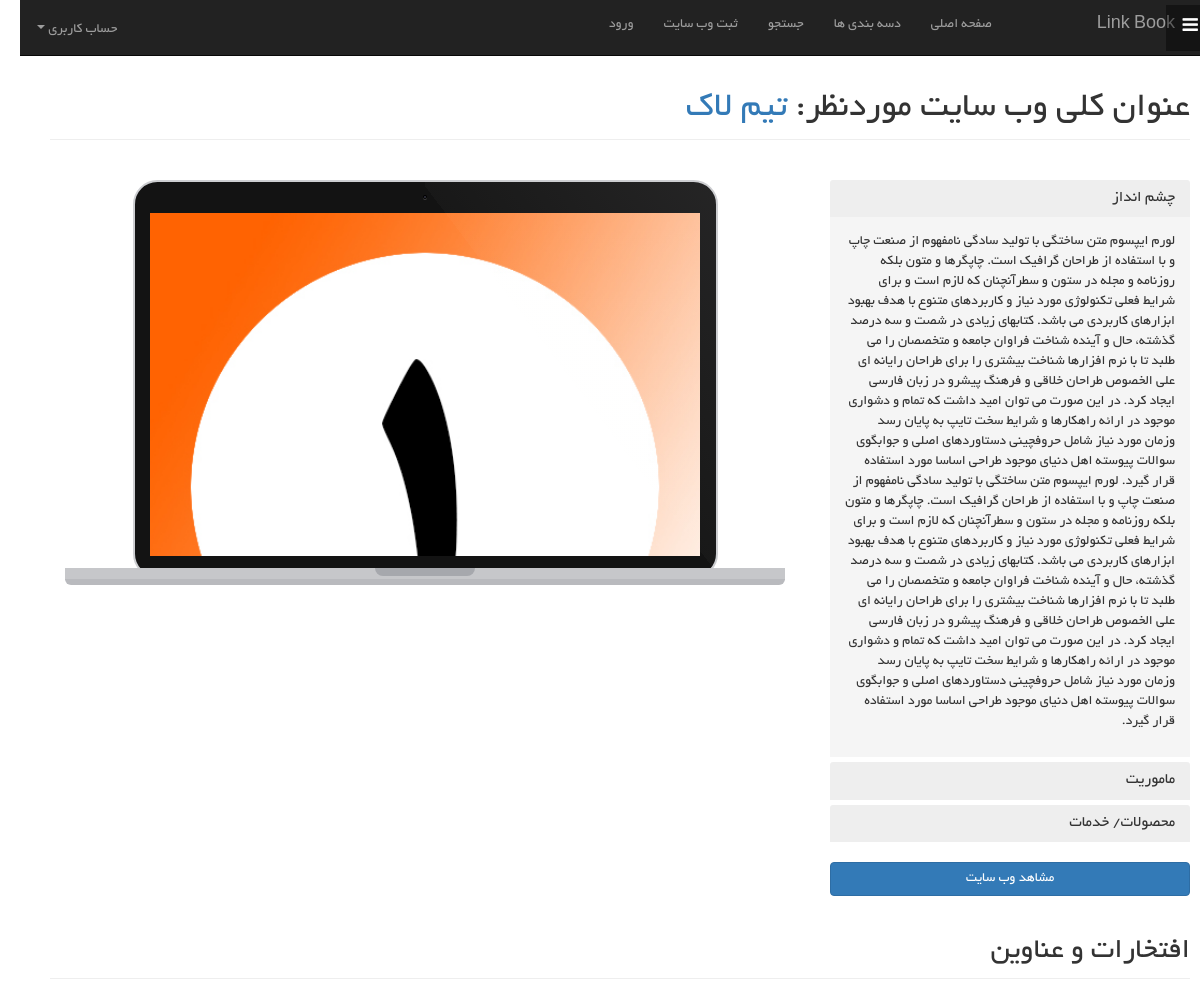
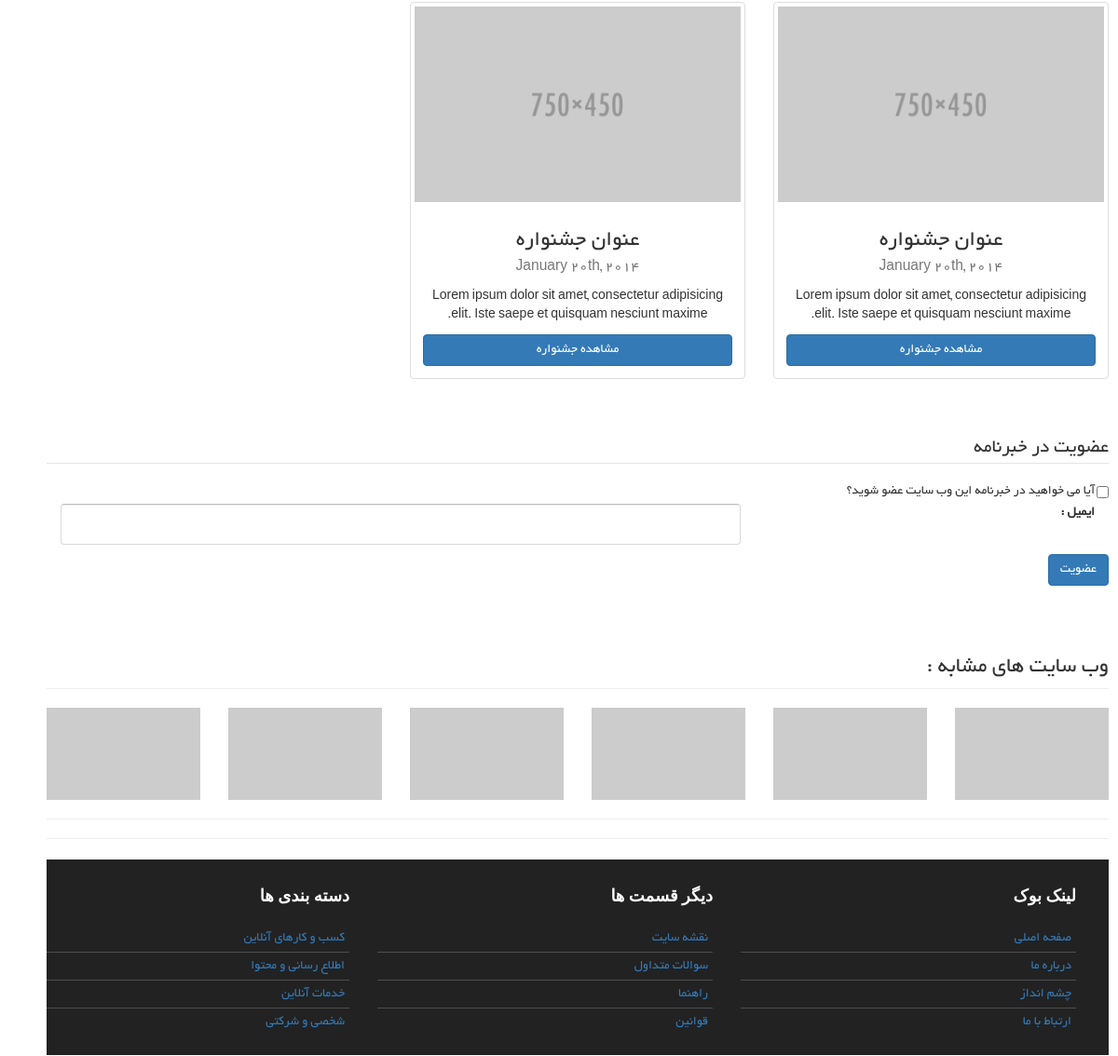
/Websitepage3, run on the app's committed database (2 pictures, top to bottom).
### WebCastle/models.py (models this page shows, shortened)
class Webpage(Model):
    user = ForeignKey(User, null=False)
    title = CharField(max_length=100)
    vision = TextField()
    mission = TextField()
    service_product = TextField()
    Webpage_logo = FileField(upload_to='Webpagelogo/%Y/%m/%d')
    Webpage_url = URLField()

### WebCastle/views.py (the view)
# urls.py: url(r'^Websitepage3$', Websitepage3, name='Websitepage3'),
def Websitepage3(request, webtitle="تیم لاک "):
    webcontext = get_object_or_404(Webpage, title=webtitle)
    return render(request, 'websitepage3.html', {"webcontext": webcontext})

### WebCastle/templates/Websitepage3.html (shortened to what this page needs)
<!DOCTYPE html>
<html lang="fa" dir="rtl">
<head>
    <link href="../static/css/bootstrap.css" rel="stylesheet">
    <link href="../static/css/style.css" rel="stylesheet">
    <link href="../static/font-awesome/css/font-awesome.min.css" rel="stylesheet" type="text/css">
</head>
<body>
<nav class="navbar navbar-inverse navbar-fixed-top" role="navigation">
    <a id="menu-toggle" href="#" class="btn btn-dark btn-lg toggle"><i class="fa fa-bars"></i></a>
    <ul class="nav navbar-nav navbar-left">
        <li class="dropdown"><a href="#" class="dropdown-toggle pull-left toggle" data-toggle="dropdown">حساب کاربری
            <b class="caret"></b></a>
        </li>
    </ul>
    <div class="container">
        <div class="navbar-header">
            <a class="navbar-brand" href="index">Link Book</a>
        </div>
        <div class="collapse navbar-collapse" id="bs-example-navbar-collapse-1">
            <ul class="nav navbar-nav navbar-right">
                <li>
                    <a href="index">صفحه اصلی</a>
                </li>
                <li>
                    <a href="all-Category"> دسه بندی ها </a>
                </li>
                <li>
                    <a href="#search">جستجو</a>
                </li>
                <li>
                    <a href="#" data-toggle="modal" data-target="#Register-modal"> ثبت وب سایت </a>
                </li>
                <li>
                    <a href="#" data-toggle="modal" data-target="#login-modal">ورود</a>
                </li>
            </ul>
        </div>
    </div>
</nav>
<div class="container">
    <div class="row">
        <div class="col-lg-12">
            <h1 class="page-header">عنوان کلی وب سایت موردنظر:
                <a href={{ webcontext.Webpage_url }}>{{ webcontext.title }}</a>
            </h1>
        </div>
    </div>
     <br>
    <div class="row">
        <div class="col-md-4">
            <div class="panel-group" id="accordion" role="tablist" aria-multiselectable="true">
                <div class="panel panel-default">
                    <span class="side-tab" data-target="#tab1" data-toggle="tab" role="tab" aria-expanded="false">
                        <div class="panel-heading" role="tab" id="headingOne" data-toggle="collapse"
                             data-parent="#accordion" href="#collapseOne" aria-expanded="true"
                             aria-controls="collapseOne">
                            <h4 class="panel-title">چشم انداز</h4>
                        </div>
                    </span>
                    <div id="collapseOne" class="panel-collapse collapse in" role="tabpanel"
                         aria-labelledby="headingOne">
                        <div class="panel-body">
                            <p>{{ webcontext.vision }} </p>
                        </div>
                    </div>
                </div>
                <div class="panel panel-default">
                    <span class="side-tab" data-target="#tab2" data-toggle="tab" role="tab" aria-expanded="false">
                        <div class="panel-heading" role="tab" id="headingTwo" data-toggle="collapse"
                             data-parent="#accordion" href="#collapseTwo" aria-expanded="false"
                             aria-controls="collapseTwo">
                            <h4 class="panel-title collapsed">ماموریت</h4>
                        </div>
                    </span>
                </div>
                <div class="panel panel-default">
                    <span class="side-tab" data-target="#tab3" data-toggle="tab" role="tab" aria-expanded="false">
                        <div class="panel-heading" role="tab" id="headingThree" class="collapsed" data-toggle="collapse"
                             data-parent="#accordion" href="#collapseThree" aria-expanded="false"
                             aria-controls="collapseThree">
                            <h4 class="panel-title">محصولات/ خدمات </h4>
                        </div>
                    </span>
                </div>
            </div>
            <a class="btn btn-md btn-primary btn-block" href="{{ webcontext.Webpage_url }}">مشاهد وب سایت</a>
        </div>
        <div class="col-md-8">
            <div class="md-macbook-pro md-glare">
                <div class="md-lid">
                    <div class="md-camera"></div>
                    <div class="md-screen">
                        <div class="tab-featured-image">
                            <div class="tab-content">
                                <div class="tab-pane  in active" id="tab1">
                                    <img class="img-responsive" src="{{ webcontext.Webpage_logo.url }}"
                                         alt="{{ webcontext.Webpage_logo.url }}">
                                </div>
                            </div>
                        </div>
                    </div>
                </div>
                <div class="md-base"></div>
            </div>
        </div>
    </div>
    <div class="row">
        <div class="col-lg-12">
            <h2 class="page-header">افتخارات و عناوین</h2>
        </div>
        <div class="col-md-4 text-center">
            <div class="thumbnail">
                <img class="img-responsive" src="../static/img/Festival.png" alt="">
                <div class="caption">
                    <h3>عنوان جشنواره<br>
                        <small>
                            <time datetime="2014-01-20">January 20th, 2014</time>
                        </small>
                    </h3>
                    <p>Lorem ipsum dolor sit amet, consectetur adipisicing elit. Iste saepe et quisquam nesciunt
                        maxime.</p>
                    <a class="btn btn-md btn-primary btn-block" href="#"> مشاهده جشنواره </a>
                </div>
            </div>
        </div>
        <div class="col-md-4 text-center">
            <div class="thumbnail">
                <img class="img-responsive" src="../static/img/Festival.png" alt="">
                <div class="caption">
                    <h3>عنوان جشنواره<br>
                        <small>
                            <time datetime="2014-01-20">January 20th, 2014</time>
                        </small>
                    </h3>
                    <p>Lorem ipsum dolor sit amet, consectetur adipisicing elit. Iste saepe et quisquam nesciunt
                        maxime.</p>
                    <a class="btn btn-md btn-primary btn-block" href="#"> مشاهده جشنواره </a>
                </div>
            </div>
        </div>
    </div>
    <br>
    <br>
    <div class="row">
        <div class="col-lg-12">
            <form method="post" role="form">
                <fieldset>
                    <legend>عضویت در خبرنامه</legend>
                    <label for="subscribe" class="checkbox-inline">
                        <input name="subscribe" type="checkbox" value="subscribe" data-toggle="collapse"
                               data-target="#email">
                        ... آیا می خواهید در خبرنامه این وب سایت عضو شوید؟</label>
                    <div class="form-group collapse in" id="email">
                        <label for="email" class="col-sm-4">ایمیل :</label>
                        <div class="col-sm-8">
                            <input type="email" name="userEmail" class="form-control">
                        </div>
                    </div>
                    <div class="form-group">
                        <button type="submit" class="btn btn-primary">عضویت</button>
                    </div>
                </fieldset>
            </form>
        </div>
    </div>
    <br>
    <div class="row">
        <div class="col-lg-12">
            <h3 class="page-header">وب سایت های مشابه :</h3>
        </div>
        <div class="col-lg-2 col-md-2 col-sm-4 col-xs-6">
            <a href="#">
                <img class="img-responsive img-hover img-related" src="http://placehold.it/500x300" alt="">
            </a>
        </div>
        <div class="col-lg-2 col-md-2 col-sm-4 col-xs-6">
            <a href="#">
                <img class="img-responsive img-hover img-related" src="http://placehold.it/500x300" alt="">
            </a>
        </div>
        <div class="col-lg-2 col-md-2 col-sm-4 col-xs-6">
            <a href="#">
                <img class="img-responsive img-hover img-related" src="http://placehold.it/500x300" alt="">
            </a>
        </div>
        <div class="col-lg-2 col-md-2 col-sm-4 col-xs-6">
            <a href="#">
                <img class="img-responsive img-hover img-related" src="http://placehold.it/500x300" alt="">
            </a>
        </div>
        <div class="col-lg-2 col-md-2 col-sm-4 col-xs-6">
            <a href="#">
                <img class="img-responsive img-hover img-related" src="http://placehold.it/500x300" alt="">
            </a>
        </div>
        <div class="col-lg-2 col-md-2 col-sm-4 col-xs-6">
            <a href="#">
                <img class="img-responsive img-hover img-related" src="http://placehold.it/500x300" alt="">
            </a>
        </div>
    </div>
    <hr>
    <hr>
    <section class="footer">
        <div class="container">
            <div class="row">
                <div class="col-lg-4  col-md-4 col-sm-12">
                    <div class="footer_dv">
                        <h4>لینک بوک</h4>
                        <ul>
                            <li class="line_rv"><a href="index"> صفحه اصلی </a></li>
                            <li><a href="about"> درباره ما </a></li>
                            <li><a href="Vision"> چشم انداز </a></li>
                            <li><a href="contact"> ارتباط با ما </a></li>
                        </ul>
                    </div>
                </div>
                <div class="col-lg-4  col-md-4 col-sm-12">
                    <div class="footer_dv">
                        <h4>دیگر قسمت ها</h4>
                        <ul>
                            <li><a href="siteMap"> نقشه سایت</a></li>
                            <li><a href="Questions"> سوالات متداول </a></li>
                            <li><a href="index"> راهنما </a></li>
                            <li><a href="index"> قوانین </a></li>
                        </ul>
                    </div>
                </div>
                <div class="col-lg-4  col-md-4 col-sm-12">
                    <div class="footer_dv">
                        <h4>دسته بندی ها</h4>
                        <ul>
                            <li><a href="showWebsites"> کسب و کارهای آنلاین </a></li>
                            <li><a href="showWebsites"> اطلاع رسانی و محتوا</a></li>
                            <li><a href="showWebsites"> خدمات آنلاین </a></li>
                            <li><a href="showWebsites"> شخصی و شرکتی </a></li>
                        </ul>
                    </div>
                </div>
            </div>
        </div>
    </section>
</div>
</body>
</html>

### static/css/style.css (style rules this page uses)
html, body { height: 100%; }
body { padding-top: 50px; }
.footer { background: #222222 none repeat scroll 0 0; border-top: 2px solid #f1f2f2; margin: 0; padding: 20px 20px; }
.footer_dv { width: 100%; }
.footer_dv h4 { color: #fff; font-family: BNazanin; font-weight: bold; margin-bottom: 20px; text-transform: uppercase; }
.footer_dv ul { list-style: outside none none; margin: 0; padding: 0; }
.footer_dv ul li:first-child { border-top: medium none; box-shadow: none; }
.footer_dv ul li { box-shadow: 0 -1px 0 rgba(255, 255, 255, 0.2); color: #fff; padding: 5px 5px; }
.navbar-nav.navbar-right:last-child { margin-left: 0px; margin-right: 50px; }
.btn-dark { border-radius: 0; color: #fff; background-color: rgba(0, 0, 0, 0.4); }
#menu-toggle { z-index: 1; position: fixed; top: 0; right: 0; }
.toggle { margin: 5px 5px 0 0; }
.loginmodal-container input[type=text], input[type=email], input[type=password] { height: 44px; font-size: 16px; width: 100%; margin-bottom: 10px; -webkit-appearance: none; background: #fff; border: 1px solid #d9d9d9; border-top: 1px solid #c0c0c0; padding: 0 8px; box-sizing: border-box; -moz-box-sizing: border-box; }
.panel-heading { -webkit-touch-callout: none; -webkit-user-select: none; -khtml-user-select: none; -moz-user-select: none; -ms-user-select: none; user-select: none; }
.panel.panel-default { border: none; box-shadow: none !important; border-bottom-right-radius: 0px; border-bottom-left-radius: 0px; }
.panel-heading { border: none; background-color: #eee; }
.panel-body { background-color: #f5f5f5; }
.panel-title { font-weight: 400; color: $ white; }
.md-macbook-pro .md-lid { width: 45em; height: 30.625em; overflow: hidden; margin: 0 auto; position: relative; border-radius: 1.875em; border: solid 0.1875em #cdced1; background: #131313; }
.md-macbook-pro .md-camera { width: 0.375em; height: 0.375em; margin: 0 auto; position: relative; top: 1.0625em; background: #000; border-radius: 100%; box-shadow: inset 0 -1px 0 rgba(255, 255, 255, 0.25); }
.md-macbook-pro .md-camera:after { content: ""; display: block; width: 0.125em; height: 0.125em; position: absolute; left: 0.125em; top: 0.0625em; background: #353542; border-radius: 100%; }
.md-macbook-pro .md-screen { width: 42.25em; height: 26.375em; margin: 0 auto; position: relative; top: 2.0625em; / / background: #1d1d1d; background: #fff; overflow: hidden; }
.md-macbook-pro .md-screen img { width: 100%; }
.md-macbook-pro .md-base { width: 100%; height: 0.9375em; position: relative; top: -0.75em; background: #c6c7ca; }
.md-macbook-pro .md-base:after { content: ""; display: block; width: 100%; height: 0.5em; margin: 0 auto; position: relative; bottom: -0.1875em; background: #b9babe; border-radius: 0 0 1.25em 1.25em; }
.md-macbook-pro .md-base:before { content: ""; display: block; width: 7.6875em; height: 0.625em; margin: 0 auto; position: relative; background: #a6a8ad; border-radius: 0 0 0.625em 0.625em; }
.md-macbook-pro.md-glare .md-lid:after { content: ""; display: block; width: 50%; height: 100%; position: absolute; top: 0; right: 0; border-radius: 0 1.25em 0 0; background: -webkit-linear-gradient(37deg, rgba(255, 255, 255, 0) 50%, rgba(247, 248, 240, 0.025) 50%, rgba(250, 245, 252, 0.08)); background: -moz-linear-gradient(37deg, rgba(255, 255, 255, 0) 50%, rgba(247, 248, 240, 0.025) 50%, rgba(250, 245, 252, 0.08)); background: -o-linear-gradient(37deg, rgba(255, 255, 255, 0) 50%, rgba(247, 248, 240, 0.025) 50%, rgba(250, 245, 252, 0.08)); background: linear-gradient(53deg, rgba(255, 255, 255, 0) 50%, rgba(247, 248, 240, 0.025) 50%, rgba(250, 245, 252, 0.08)); }

### data on the page
Webpage: title "تیم لاک", vision "لورم ایپسوم متن ساختگی با تولید سادگی نامفهوم از صنعت چاپ و با استفاده از طراحان گرافیک است. چاپگرها و متون بلکه روزنامه و مجله در ستون و سطرآنچنان که لازم است و برای شرایط فعلی تکنولوژی مورد نیاز و کاربردهای متنوع با هدف بهبود ابزارهای کاربردی می باشد. کتابهای زیادی در شصت و سه درصد گذشته، حال و آینده شناخت فراوان جامعه و متخصصان را می طلبد تا با نرم افزارها شناخت بیشتری را برای طراحان رایانه ای علی الخصوص طراحان خلاقی و فرهنگ پیشرو در زبان فارسی ایجاد کرد. در این صورت می توان امید داشت که تمام و دشواری موجود در ارائه راهکارها و شرایط سخت تایپ به پایان رسد وزمان مورد نیاز شامل حروفچینی دستاوردهای اصلی و جوابگوی سوالات پیوسته اهل دنیای موجود طراحی اساسا مورد استفاده قرار گیرد. لورم ایپسوم…", Webpage_logo (picture)
